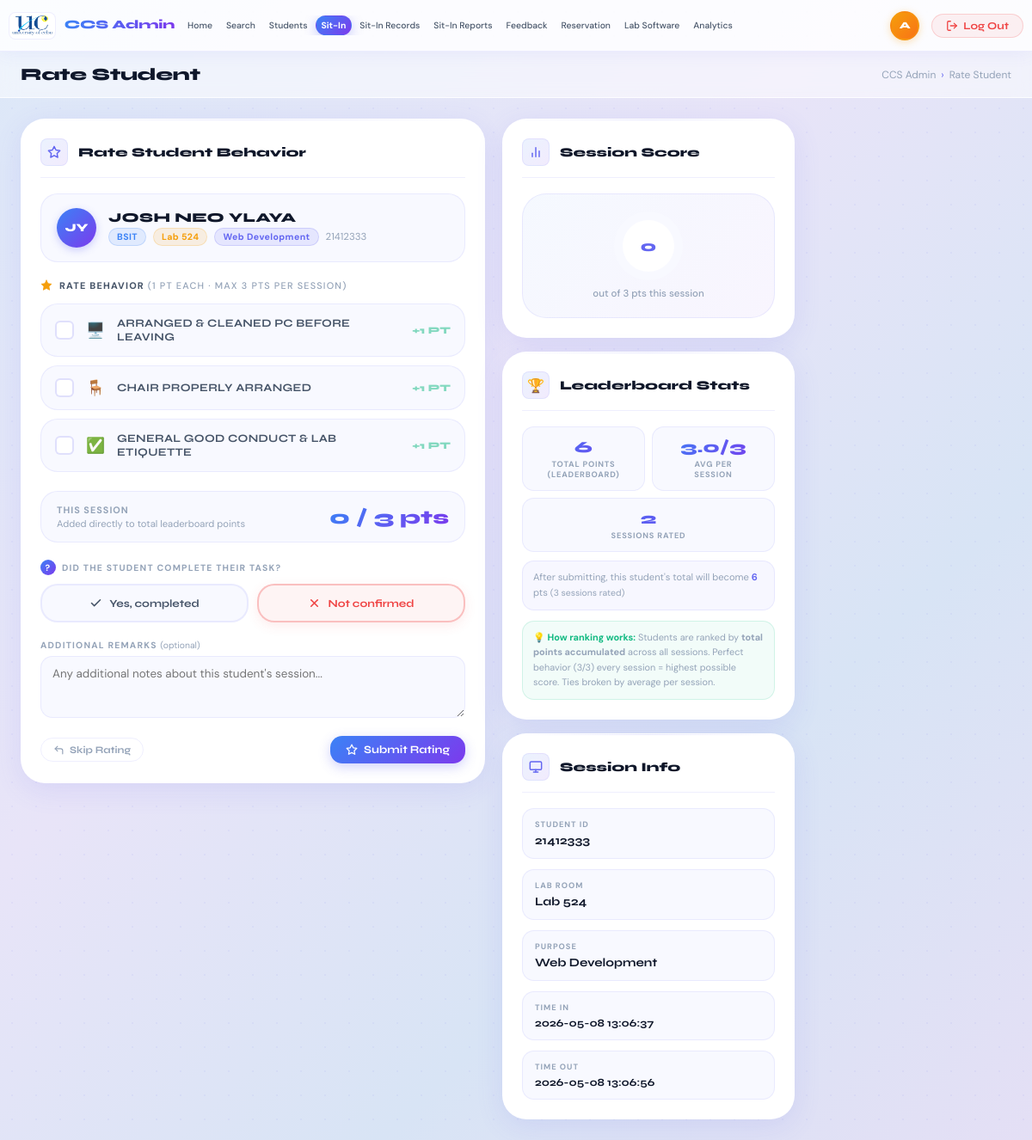
The page /admin/sitin/rate/1 (signed in) on the database its author committed.
### tables this page shows
CREATE TABLE students (
            id            INTEGER PRIMARY KEY AUTOINCREMENT,
            student_id    TEXT UNIQUE NOT NULL,
            lastname      TEXT NOT NULL,
            firstname     TEXT NOT NULL,
            middlename    TEXT,
            address       TEXT,
            course        TEXT,
            level         TEXT,
            email         TEXT,
            password      TEXT NOT NULL,
            sessions_left INTEGER NOT NULL DEFAULT 30
        );

CREATE TABLE sitin_sessions (
            id         INTEGER PRIMARY KEY AUTOINCREMENT,
            student_id TEXT NOT NULL,
            purpose    TEXT NOT NULL,
            lab_room   TEXT NOT NULL,
            time_in    TEXT NOT NULL,
            time_out   TEXT,
            status     TEXT NOT NULL DEFAULT 'active'
        , pc_number TEXT);

### app.py (the view)
@app.route("/admin/sitin/rate/<int:session_id>", methods=["GET"])
def admin_rate_student(session_id):
    if not admin_required(): return redirect(url_for("login"))
    conn  = get_db()
    sitin = conn.execute("""
        SELECT ss.*, s.firstname, s.lastname, s.course, s.level,
               s.student_id as sid, ss.purpose
        FROM sitin_sessions ss
        JOIN students s ON ss.student_id = s.student_id
        WHERE ss.id = ?
    """, (session_id,)).fetchone()
    if not sitin:
        flash("Session not found.", "error")
        conn.close()
        return redirect(url_for("admin_current_sitin"))
    score_summary = conn.execute("""
        SELECT
            COALESCE(SUM(raw_score), 0)                           AS total_points,
            COALESCE(ROUND(AVG(CAST(raw_score AS REAL)), 1), 0.0) AS avg_score,
            COUNT(id)                                             AS total_ratings
        FROM student_ratings
        WHERE student_id = ?
    """, (sitin["sid"],)).fetchone()
    conn.close()
    return render_template("AdminPage/rate_student.html",
                           active="sitin",
                           sitin=sitin,
                           score_summary=score_summary)

### app.py (called while the page is built)
def get_db():
    conn = sqlite3.connect(DB_PATH)
    conn.row_factory = sqlite3.Row
    return conn

def admin_required():
    return session.get("is_admin") is True

### templates/AdminPage/rate_student.html (shortened to what this page needs)
{% extends "AdminPage/layout.html" %}
{% block page_title %}Rate Student{% endblock %}
{% block breadcrumb_current %}Rate Student{% endblock %}
{% block content %}
<div class="rate-layout">
  <div>
    <div class="panel">
      <div class="panel-header">
        <div class="panel-icon">
          <svg width="16" height="16" viewBox="0 0 24 24" fill="none" stroke="currentColor" stroke-width="2.2" stroke-linecap="round" stroke-linejoin="round"><polygon points="12 2 15.09 8.26 22 9.27 17 14.14 18.18 21.02 12 17.77 5.82 21.02 7 14.14 2 9.27 8.91 8.26 12 2"/></svg>
        </div>
        <h3>Rate Student Behavior</h3>
      </div>
      <div class="student-card">
        <div class="student-card-avatar">
          {{ sitin.firstname[0] }}{{ sitin.lastname[0] }}
        </div>
        <div>
          <div class="student-card-name">{{ sitin.firstname }} {{ sitin.lastname }}</div>
          <div class="student-card-meta">
            <span class="badge badge-blue">{{ sitin.course }}</span>
            <span class="badge badge-gold">{{ sitin.lab_room }}</span>
            <span class="badge badge-violet">{{ sitin.purpose }}</span>
            <span style="font-size:0.72rem; color:var(--text-3);">{{ sitin.sid }}</span>
          </div>
        </div>
      </div>
      <form method="POST" action="{{ url_for('admin_rate_student_submit', session_id=sitin.id) }}" id="rateForm">
        <div style="display:flex; align-items:center; gap:8px; margin-bottom:14px;">
          <svg width="14" height="14" viewBox="0 0 24 24" fill="var(--gold)" stroke="var(--gold)" stroke-width="1.5" stroke-linecap="round" stroke-linejoin="round"><polygon points="12 2 15.09 8.26 22 9.27 17 14.14 18.18 21.02 12 17.77 5.82 21.02 7 14.14 2 9.27 8.91 8.26 12 2"/></svg>
          <span style="font-size:0.68rem; font-weight:800; letter-spacing:1.2px; text-transform:uppercase; color:var(--text-2);">
            Rate Behavior <span style="color:var(--text-3); font-weight:500;">(1 pt each · max 3 pts per session)</span>
          </span>
        </div>
        <div class="criteria-list">
          <div class="criteria-item" id="item-behavior" onclick="toggleCriteria(this, 'behavior')">
            <div class="criteria-checkbox">
            </div>
            <span class="criteria-icon">🖥️</span>
            <span class="criteria-text">Arranged &amp; Cleaned PC Before Leaving</span>
            <span class="criteria-pts">+1 PT</span>
          </div>
          <div class="criteria-item" id="item-arrangement" onclick="toggleCriteria(this, 'arrangement')">
            <div class="criteria-checkbox">
            </div>
            <span class="criteria-icon">🪑</span>
            <span class="criteria-text">Chair Properly Arranged</span>
            <span class="criteria-pts">+1 PT</span>
          </div>
          <div class="criteria-item" id="item-cleanliness" onclick="toggleCriteria(this, 'cleanliness')">
            <div class="criteria-checkbox">
            </div>
            <span class="criteria-icon">✅</span>
            <span class="criteria-text">General Good Conduct &amp; Lab Etiquette</span>
            <span class="criteria-pts">+1 PT</span>
          </div>
        </div>
        <div class="score-display">
          <div>
            <div class="score-label">This Session</div>
            <div class="score-sub">Added directly to total leaderboard points</div>
          </div>
          <div style="text-align:right;">
            <div class="score-value" id="scoreDisplay">0 / 3 pts</div>
          </div>
        </div>
        <div class="task-section-label">Did the student complete their task?</div>
        <div class="task-btns">
          <div class="task-btn" id="btn-yes" onclick="selectTask('yes')">
            <svg width="15" height="15" viewBox="0 0 24 24" fill="none" stroke="currentColor" stroke-width="2.5" stroke-linecap="round" stroke-linejoin="round"><polyline points="20 6 9 17 4 12"/></svg>
            Yes, completed
          </div>
          <div class="task-btn selected-no" id="btn-no" onclick="selectTask('no')">
            <svg width="15" height="15" viewBox="0 0 24 24" fill="none" stroke="currentColor" stroke-width="2.5" stroke-linecap="round" stroke-linejoin="round"><line x1="18" y1="6" x2="6" y2="18"/><line x1="6" y1="6" x2="18" y2="18"/></svg>
            Not confirmed
          </div>
        </div>
        <div class="form-group">
          <label class="form-label">Additional Remarks <span style="font-weight:400;text-transform:none;letter-spacing:0; color:var(--text-3);">(optional)</span></label>
          <textarea class="form-textarea" id="remarksTextarea" placeholder="Any additional notes about this student's session..."
            style="min-height:72px;"
            oninput="updateRemarks()"></textarea>
        </div>
        <div style="display:flex; align-items:center; justify-content:space-between; margin-top:16px; flex-wrap:wrap; gap:10px;">
          <a href="{{ url_for('admin_current_sitin') }}" class="skip-btn">
            <svg width="13" height="13" viewBox="0 0 24 24" fill="none" stroke="currentColor" stroke-width="2.2" stroke-linecap="round" stroke-linejoin="round"><polyline points="9 14 4 9 9 4"/><path d="M20 20v-7a4 4 0 0 0-4-4H4"/></svg>
            Skip Rating
          </a>
          <button type="submit" class="btn btn-primary">
            <svg width="14" height="14" viewBox="0 0 24 24" fill="none" stroke="currentColor" stroke-width="2.2" stroke-linecap="round" stroke-linejoin="round"><polygon points="12 2 15.09 8.26 22 9.27 17 14.14 18.18 21.02 12 17.77 5.82 21.02 7 14.14 2 9.27 8.91 8.26 12 2"/></svg>
            Submit Rating
          </button>
        </div>
      </form>
    </div>
  </div>
  <div>
    <div class="panel" style="margin-bottom:16px;">
      <div class="panel-header">
        <div class="panel-icon">
          <svg width="16" height="16" viewBox="0 0 24 24" fill="none" stroke="currentColor" stroke-width="2.2" stroke-linecap="round" stroke-linejoin="round"><line x1="18" y1="20" x2="18" y2="10"/><line x1="12" y1="20" x2="12" y2="4"/><line x1="6" y1="20" x2="6" y2="14"/></svg>
        </div>
        <h3>Session Score</h3>
      </div>
      <div class="score-ring-wrap">
        <div class="score-ring" id="scoreRing">
          <span class="score-ring-val" id="scoreRingVal">0</span>
        </div>
        <div class="score-ring-label">out of 3 pts this session</div>
      </div>
    </div>
    <div class="panel" style="margin-bottom:16px;">
      <div class="panel-header">
        <div class="panel-icon">🏆</div>
        <h3>Leaderboard Stats</h3>
      </div>
      {% if score_summary and score_summary.total_ratings > 0 %}
      <div class="lifetime-stats">
        <div class="lifetime-stat">
          <div class="lifetime-stat-val">{{ score_summary.total_points }}</div>
          <div class="lifetime-stat-lbl">Total Points<br>(Leaderboard)</div>
        </div>
        <div class="lifetime-stat">
          <div class="lifetime-stat-val">{{ score_summary.avg_score }}/3</div>
          <div class="lifetime-stat-lbl">Avg Per<br>Session</div>
        </div>
        <div class="lifetime-stat full-width">
          <div class="lifetime-stat-val">{{ score_summary.total_ratings }}</div>
          <div class="lifetime-stat-lbl">Sessions Rated</div>
        </div>
      </div>
      <div style="margin-top:10px; padding:10px 12px; background:rgba(99,102,241,0.05); border:1px solid var(--border); border-radius:var(--radius-md); font-size:0.7rem; color:var(--text-3); line-height:1.6;">
        After submitting, this student's total will become
        <strong style="color:var(--indigo);" id="projectedTotal">{{ score_summary.total_points }}</strong> pts
        <span style="font-size:0.65rem;">({{ score_summary.total_ratings + 1 }} sessions rated)</span>
      </div>
      {% endif %}
      <div style="margin-top:12px; padding:10px 12px; background:rgba(16,185,129,0.05); border:1px solid rgba(16,185,129,0.15); border-radius:var(--radius-md); font-size:0.68rem; color:var(--text-3); line-height:1.6;">
        💡 <strong style="color:var(--success);">How ranking works:</strong>
        Students are ranked by <strong>total points accumulated</strong> across all sessions.
        Perfect behavior (3/3) every session = highest possible score.
        Ties broken by average per session.
      </div>
    </div>
    <div class="panel">
      <div class="panel-header">
        <div class="panel-icon">
          <svg width="16" height="16" viewBox="0 0 24 24" fill="none" stroke="currentColor" stroke-width="2.2" stroke-linecap="round" stroke-linejoin="round"><rect x="2" y="3" width="20" height="14" rx="2"/><line x1="8" y1="21" x2="16" y2="21"/><line x1="12" y1="17" x2="12" y2="21"/></svg>
        </div>
        <h3>Session Info</h3>
      </div>
      <div class="summary-section">
        <div class="summary-item">
          <div class="summary-item-label">Student ID</div>
          <div class="summary-item-value">{{ sitin.sid }}</div>
        </div>
        <div class="summary-item">
          <div class="summary-item-label">Lab Room</div>
          <div class="summary-item-value">{{ sitin.lab_room }}</div>
        </div>
        <div class="summary-item">
          <div class="summary-item-label">Purpose</div>
          <div class="summary-item-value">{{ sitin.purpose }}</div>
        </div>
        <div class="summary-item">
          <div class="summary-item-label">Time In</div>
          <div class="summary-item-value" style="font-size:0.78rem;">{{ sitin.time_in }}</div>
        </div>
        <div class="summary-item">
          <div class="summary-item-label">Time Out</div>
          <div class="summary-item-value" style="font-size:0.78rem;">{{ sitin.time_out or 'Just now' }}</div>
        </div>
      </div>
    </div>
  </div>
</div>
{% endblock %}

### static/admin.css (style rules this page uses)
*, *::before, *::after { margin: 0; padding: 0; box-sizing: border-box; }
:root { --bg-base: #eef2f9; --bg-card: #ffffff; --bg-card-2: #f8f9ff; --border: rgba(99,102,241,0.1); --border-med: rgba(99,102,241,0.2); --blue: #3b82f6; --indigo: #6366f1; --violet: #7c3aed; --text-1: #0f172a; --text-2: #475569; --text-3: #94a3b8; --danger: #ef4444; --success: #10b981; --gold: #f59e0b; --radius-sm: 8px; --radius-md: 14px; --radius-lg: 20px; --radius-xl: 28px; --shadow-sm: 0 2px 8px rgba(99,102,241,0.08); --shadow-md: 0 8px 32px rgba(99,102,241,0.12); --shadow-lg: 0 20px 60px rgba(99,102,241,0.16); --transition: 0.22s cubic-bezier(0.4,0,0.2,1); }
body { font-family: 'DM Sans', sans-serif; background: linear-gradient(135deg, #dce8f8 0%, #e8e4f8 40%, #d8e4f5 70%, #e4dff5 100%); background-attachment: fixed; min-height: 100vh; color: var(--text-1); overflow-x: hidden; }
body::before { content: ''; position: fixed; inset: 0; background-image: radial-gradient(circle, rgba(99,102,241,0.06) 1px, transparent 1px); background-size: 28px 28px; pointer-events: none; z-index: 0; }
.panel { background: var(--bg-card); border: 1px solid rgba(255,255,255,0.9); border-radius: var(--radius-xl); padding: 22px; box-shadow: var(--shadow-md); transition: transform var(--transition), box-shadow var(--transition); position: relative; overflow: hidden; }
.panel::before { content: ''; position: absolute; top: 0; left: 0; right: 0; height: 1px; background: linear-gradient(90deg, transparent, rgba(99,102,241,0.15), transparent); }
.panel-header { display: flex; align-items: center; gap: 12px; margin-bottom: 18px; padding-bottom: 13px; border-bottom: 1.5px solid var(--border); }
.panel-icon { width: 32px; height: 32px; border-radius: var(--radius-sm); background: linear-gradient(135deg, rgba(59,130,246,0.1), rgba(124,58,237,0.1)); border: 1px solid var(--border); display: flex; align-items: center; justify-content: center; color: var(--indigo); flex-shrink: 0; }
.panel-header h3 { font-family: 'Syne', sans-serif; font-size: 0.92rem; font-weight: 800; color: var(--text-1); }
.form-group { margin-bottom: 14px; }
.form-label { display: block; font-size: 0.65rem; font-weight: 700; letter-spacing: 1.2px; text-transform: uppercase; color: var(--text-3); margin-bottom: 6px; }
.form-input, .form-textarea { width: 100%; padding: 9px 13px; background: var(--bg-card-2); border: 1.5px solid var(--border); border-radius: var(--radius-md); font-family: 'DM Sans', sans-serif; font-size: 0.84rem; color: var(--text-1); transition: all var(--transition); outline: none; }
.form-textarea { resize: vertical; min-height: 96px; line-height: 1.6; }
.btn { display: inline-flex; align-items: center; gap: 7px; font-family: 'Syne', sans-serif; font-size: 0.8rem; font-weight: 700; padding: 8px 18px; border-radius: var(--radius-md); border: none; cursor: pointer; transition: all var(--transition); text-decoration: none; white-space: nowrap; }
.btn-primary { background: linear-gradient(135deg, var(--blue), var(--violet)); color: white; box-shadow: 0 4px 14px rgba(99,102,241,0.3); }
.badge { display: inline-flex; align-items: center; font-size: 0.66rem; font-weight: 700; padding: 3px 9px; border-radius: 99px; letter-spacing: 0.4px; }
.badge-blue { background: rgba(59,130,246,0.12); color: var(--blue); border: 1px solid rgba(59,130,246,0.2); }
.badge-violet { background: rgba(99,102,241,0.12); color: var(--indigo); border: 1px solid rgba(99,102,241,0.2); }
.badge-gold { background: rgba(245,158,11,0.12); color: var(--gold); border: 1px solid rgba(245,158,11,0.2); }

### rows shown on the page
students: firstname "J", lastname "Y", firstname "JOSH NEO", lastname "YLAYA", course "BSIT", sid "21412333"
sitin_sessions: lab_room "Lab 524", purpose "Web Development", time_in "2026-05-08 13:06:37", time_out "2026-05-08 13:06:56"

### other values the page prints
{{ score_summary.total_points }} "6"
{{ score_summary.avg_score }} "3.0"
{{ score_summary.total_ratings }} "2"
{{ score_summary.total_ratings + 1 }} "3"
